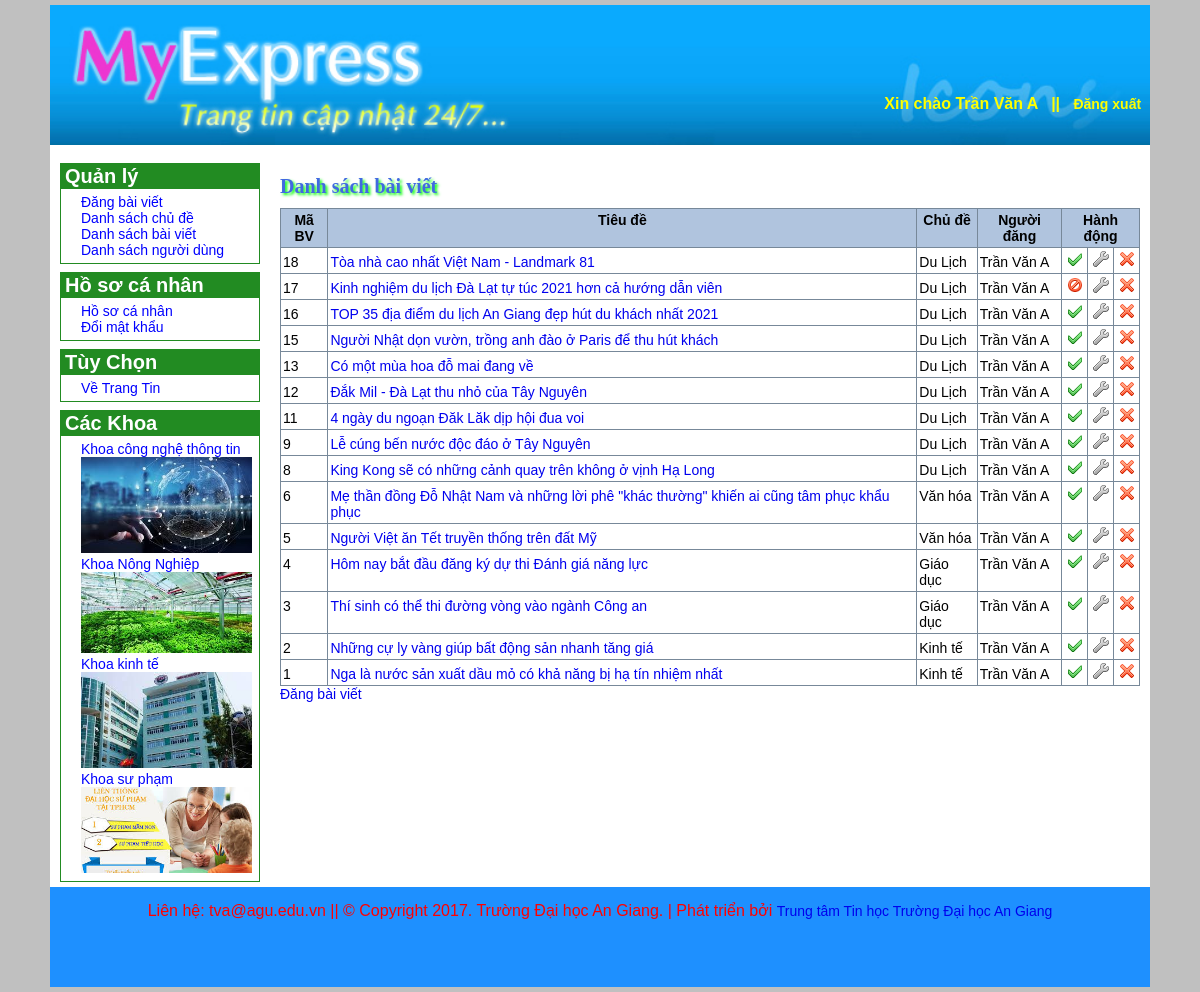
/Admin/index.php?do=baiviet (signed in), run on the app's committed database.
### tables this page shows
CREATE TABLE `tbl_noidungtin` (
  `MaBaiViet` int(10) NOT NULL,
  `MaChuDe` int(10) NOT NULL,
  `MaNguoiDung` int(10) NOT NULL,
  `TieuDe` varchar(255) NOT NULL,
  `TomTat` text NOT NULL,
  `NoiDung` text NOT NULL,
  `NgayDang` datetime NOT NULL,
  `HinhAnh` tinytext NOT NULL,
  `ChuThichAnh` tinytext NOT NULL,
  `LuotXem` int(10) NOT NULL,
  `KiemDuyet` tinyint(1) NOT NULL
);

CREATE TABLE `tbl_chude` (
  `MaChuDe` int(10) NOT NULL,
  `TenChuDe` varchar(100) NOT NULL
);

CREATE TABLE `tbl_nguoidung` (
  `MaNguoiDung` int(10) NOT NULL,
  `TenNguoiDung` varchar(50) NOT NULL,
  `TenDangNhap` varchar(50) NOT NULL,
  `MatKhau` varchar(100) NOT NULL,
  `QuyenHan` tinyint(1) NOT NULL,
  `Khoa` tinyint(1) NOT NULL
);

### Admin/baiviet.php (the view, shortened to what this page needs)
<?php
	$sql = "SELECT *
			FROM tbl_noidungtin A, tbl_chude B, tbl_nguoidung C
			WHERE A.MaChuDe = B.MaChuDe AND A.maNguoiDung = C.MaNguoiDung ORDER by `NgayDang` DESC";
	$danhsach = $connect->query($sql);
?>
<h3>Danh sách bài viết</h3>
<table class="DanhSach">
	<tr>
		<th>Mã BV</th>
		<th>Tiêu đề</th>
		<th>Chủ đề</th>
		<th>Người đăng</th>
		<th colspan="3">Hành động</th>
	</tr>
	<?php
		while ($dong = $danhsach->fetch_array(MYSQLI_ASSOC)) {
			echo "<tr>";
				echo "<td>" . $dong['MaBaiViet'] . "</td>";
				echo "<td><a href='index.php?do=baiviet_chitiet&id=" . $dong['MaBaiViet'] . "'>" . $dong['TieuDe'] . "</a></td>";
				echo "<td>" . $dong['TenChuDe'] . "</td>";
				echo "<td>" . $dong['TenNguoiDung'] . "</td>";
				echo "<td align='center'>";
					if($dong['KiemDuyet'] == 0)
						echo "<a href='index.php?do=baiviet_kiemduyet&k=1&id=" . $dong['MaBaiViet'] . "'><img src='images/ban.png' /></a>";
					else
						echo "<a href='index.php?do=baiviet_kiemduyet&k=0&id=" . $dong['MaBaiViet'] . "'><img src='images/active.png' /></a>";
				echo "</td>";
				echo "<td align='center'><a href='index.php?do=baiviet_sua&id=" . $dong['MaBaiViet'] . "'><img src='images/edit.png' /></a></td>";
				echo "<td align='center'><a href='index.php?do=baiviet_xoa&id=" . $dong['MaBaiViet'] . "' onclick='return confirm(\"Bạn có muốn xóa bài viết " . $dong['TieuDe'] . " không?\")'><img src='images/delete.png' /></a></td>";
			echo "</tr>";
		}
	?>
</table>
<a href="index.php?do=baiviet_them">Đăng bài viết</a>

### Admin/css/style.css (style rules this page uses)
* { box-sizing: border-box; font-size:14px; font-family: Verdana, Geneva, Tahoma, sans-serif; vertical-align: baseline; }
a { text-decoration: none; }
body { margin: auto; background-color: silver; padding: 5px; font-family: Verdana, Geneva, Tahoma, sans-serif; font-size: 10pt; }
#BenPhai h3 { font-size: 20px; padding: 2px 0 10px 0; color: #4169E1; font-family: Tahoma; margin-top: 8px; margin-bottom: 0; text-shadow: 2px 2px 3px #00FF00; }
table.DanhSach { width: 100%; border-collapse: collapse; }
table.DanhSach th { border: 1px solid #778899; padding: 3px 2px 3px 2px; background: #b0c4de; }
table.DanhSach td { border: 1px solid #778899; padding: 3px 2px 3px 2px; }

### data on the page
tbl_noidungtin: MaBaiViet "18", TieuDe "Tòa nhà cao nhất Việt Nam - Landmark 81", MaChuDe.TenChuDe "Du Lịch", MaNguoiDung.TenNguoiDung "Trần Văn A", KiemDuyet 1 (drawn)
tbl_noidungtin: MaBaiViet "17", TieuDe "Kinh nghiệm du lịch Đà Lạt tự túc 2021 hơn cả hướng dẫn viên", MaChuDe.TenChuDe "Du Lịch", MaNguoiDung.TenNguoiDung "Trần Văn A", KiemDuyet 0 (drawn)
tbl_noidungtin: MaBaiViet "16", TieuDe "TOP 35 địa điểm du lịch An Giang đẹp hút du khách nhất 2021", MaChuDe.TenChuDe "Du Lịch", MaNguoiDung.TenNguoiDung "Trần Văn A", KiemDuyet 1 (drawn)
tbl_noidungtin: MaBaiViet "15", TieuDe "Người Nhật dọn vườn, trồng anh đào ở Paris để thu hút khách", MaChuDe.TenChuDe "Du Lịch", MaNguoiDung.TenNguoiDung "Trần Văn A", KiemDuyet 1 (drawn)
tbl_noidungtin: MaBaiViet "13", TieuDe "Có một mùa hoa đỗ mai đang về", MaChuDe.TenChuDe "Du Lịch", MaNguoiDung.TenNguoiDung "Trần Văn A", KiemDuyet 1 (drawn)
tbl_noidungtin: MaBaiViet "12", TieuDe "Đắk Mil - Đà Lạt thu nhỏ của Tây Nguyên", MaChuDe.TenChuDe "Du Lịch", MaNguoiDung.TenNguoiDung "Trần Văn A", KiemDuyet 1 (drawn)
tbl_noidungtin: MaBaiViet "11", TieuDe "4 ngày du ngoạn Đăk Lăk dịp hội đua voi", MaChuDe.TenChuDe "Du Lịch", MaNguoiDung.TenNguoiDung "Trần Văn A", KiemDuyet 1 (drawn)
tbl_noidungtin: MaBaiViet "9", TieuDe "Lễ cúng bến nước độc đáo ở Tây Nguyên", MaChuDe.TenChuDe "Du Lịch", MaNguoiDung.TenNguoiDung "Trần Văn A", KiemDuyet 1 (drawn)
tbl_noidungtin: MaBaiViet "8", TieuDe "King Kong sẽ có những cảnh quay trên không ở vịnh Hạ Long", MaChuDe.TenChuDe "Du Lịch", MaNguoiDung.TenNguoiDung "Trần Văn A", KiemDuyet 1 (drawn)
tbl_noidungtin: MaBaiViet "6", TieuDe "Mẹ thần đồng Đỗ Nhật Nam và những lời phê \"khác thường\" khiến ai cũng tâm phục khẩu phục", MaChuDe.TenChuDe "Văn hóa", MaNguoiDung.TenNguoiDung "Trần Văn A", KiemDuyet 1 (drawn)
tbl_noidungtin: MaBaiViet "5", TieuDe "Người Việt ăn Tết truyền thống trên đất Mỹ", MaChuDe.TenChuDe "Văn hóa", MaNguoiDung.TenNguoiDung "Trần Văn A", KiemDuyet 1 (drawn)
tbl_noidungtin: MaBaiViet "4", TieuDe "Hôm nay bắt đầu đăng ký dự thi Đánh giá năng lực", MaChuDe.TenChuDe "Giáo dục", MaNguoiDung.TenNguoiDung "Trần Văn A", KiemDuyet 1 (drawn)
tbl_noidungtin: MaBaiViet "3", TieuDe "Thí sinh có thể thi đường vòng vào ngành Công an", MaChuDe.TenChuDe "Giáo dục", MaNguoiDung.TenNguoiDung "Trần Văn A", KiemDuyet 1 (drawn)
tbl_noidungtin: MaBaiViet "2", TieuDe "Những cự ly vàng giúp bất động sản nhanh tăng giá", MaChuDe.TenChuDe "Kinh tế", MaNguoiDung.TenNguoiDung "Trần Văn A", KiemDuyet 1 (drawn)
tbl_noidungtin: MaBaiViet "1", TieuDe "Nga là nước sản xuất dầu mỏ có khả năng bị hạ tín nhiệm nhất", MaChuDe.TenChuDe "Kinh tế", MaNguoiDung.TenNguoiDung "Trần Văn A", KiemDuyet 1 (drawn)

### other printed values
$_SESSION['HoTen'] "Trần Văn A"
